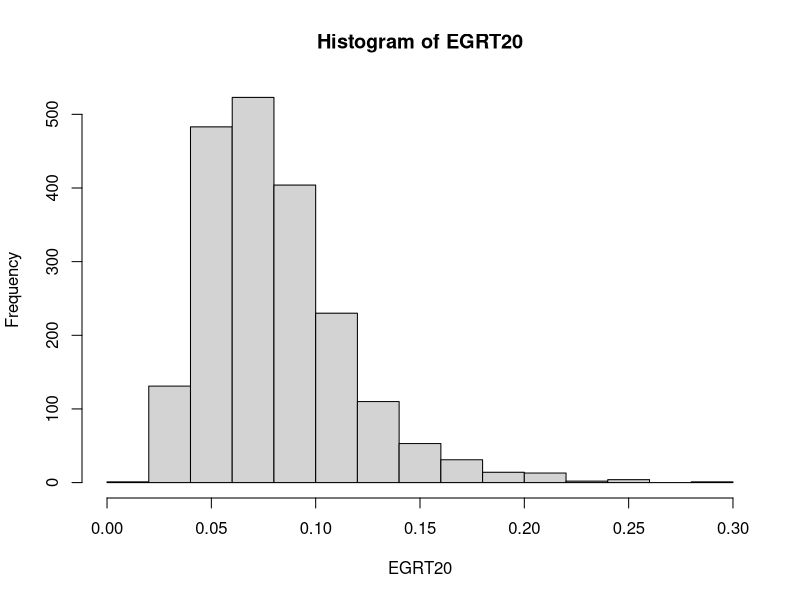
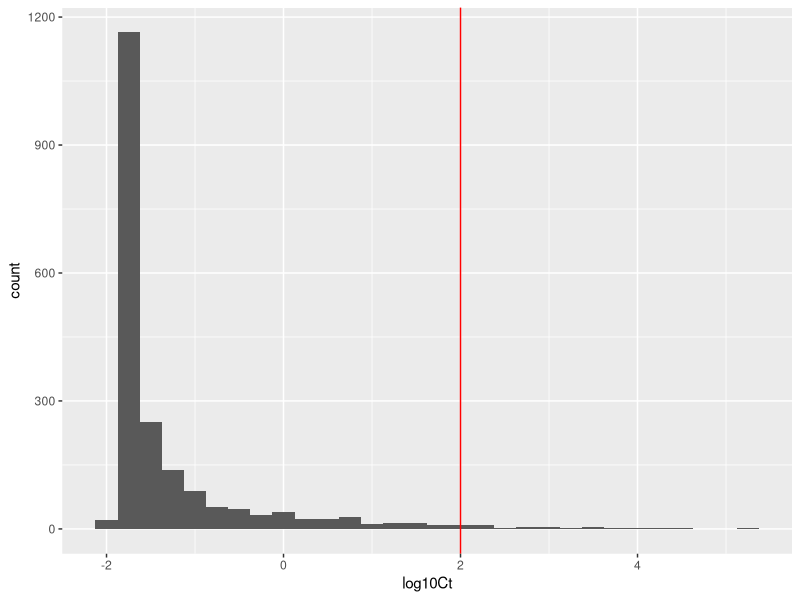

Recreate these plots in R, in order.
## ---- chunk 1
library(ggplot2)
## ---- chunk 2
# Parameters
niter = 2000
#log10C0 <- rnorm(niter, -1.19, 0.968) # used in class, values comes from Maartens simulation
log10C0 <- rbeta(niter, 0.194, 3.177)*(7--1.69)+-1.69 # taken from table C.4 RTE category Cheese. This table presents fits of generalised beta distributions
C0 = 10^log10C0

#EGRT20 <- rnorm(niter,0.137,0.0137) # used in class


## ---- chunk 3
# draw sample from EGRT5

m = 0.0117 # from table 2
s = 0.00816 # from table 2
sigma2 = log10(1+(s/m)^2)
sigma=sqrt(sigma2)
mu=log10(m)-sigma2/2

EGRT5 <- rlnorm(niter,mu,sigma) 

# transform to EGRT20
Tmin = -1.18
EGRT20 =  EGRT5*(20-Tmin)/(5-Tmin)^2 # equation 8

#EGRT = 0.137 # point estimate

log10Cmax = 7.83
Cmax = 10^log10Cmax
t = 2.5

# Output
Ct = Cmax/(1+(Cmax/C0)-1)*exp(-EGRT20*t)
log10Ct = log10(Ct)
## ---- chunk 4
mean(log10C0)
sd(log10C0)
mean(EGRT20)
hist(EGRT20)
## ---- chunk 5
df_MC <- data.frame(log10Ct = log10Ct) 

ggplot(df_MC, aes(x = log10Ct)) +
  geom_histogram(binwidth = 0.25) +
  geom_vline(xintercept=2,colour = "red")
## ---- chunk 6
mean(log10Ct)
10^mean(log10Ct)

## ---- chunk 7
quantile(log10(Ct),probs=c(0.05,0.95)) # 90% prob int
mean(log10(Ct)) # mean considering uncertainty
## ---- chunk 8
mean(log10(Ct)<2)
